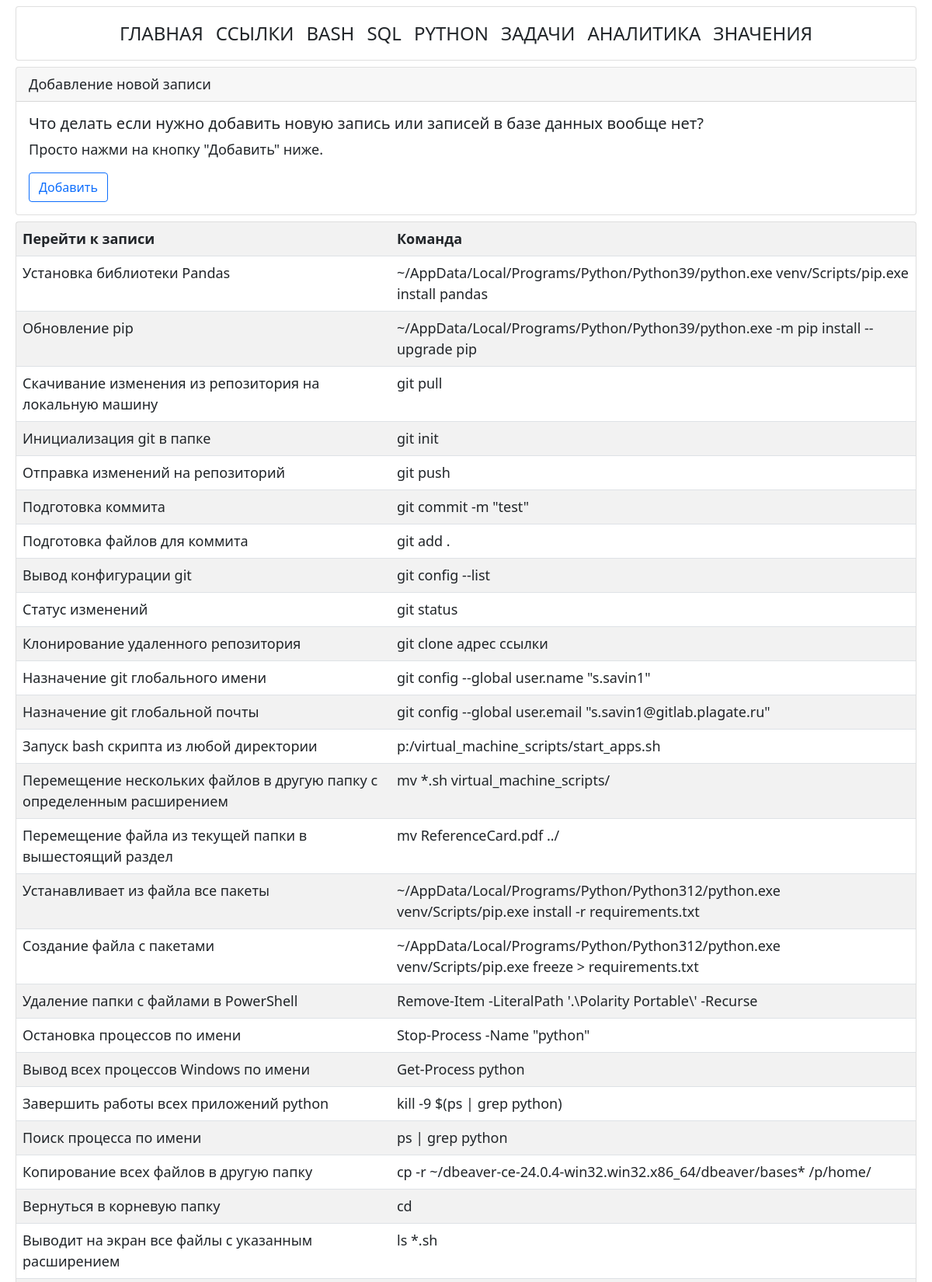
Page /bash (upper part) on the committed database.
### tables this page shows
CREATE TABLE "bash" (
    bash_id INTEGER PRIMARY KEY AUTOINCREMENT,
    bash_command TEXT NOT NULL,
    bash_name TEXT NOT NULL
  );

### app.py (the view)
@app.route("/bash")
def bash_list_commands():
    conn = connect.get_db_connection()
    bash_list = conn.execute("SELECT * FROM bash ORDER BY bash_id DESC").fetchall()
    conn.close()
    return render_template("bash/bash_list_commands.html",
                           bash_list=bash_list,
                           )

### modules/connect.py (called while the page is built)
def get_db_connection():
    db_path = os.path.join(BASE_DIR, '../database.db')
    conn = sqlite3.connect(db_path)
    conn.row_factory = sqlite3.Row
    return conn

### templates/bash/bash_list_commands.html (shortened to what this page needs)
{% extends "base.html" %}
{% block content %}
   <div class="card m-2">
      <div class="card-header">
         Добавление новой записи
      </div>
      <div class="card-body">
         <h5 class="card-title">Что делать если нужно добавить новую запись или записей в базе данных вообще нет?</h5>
         <p class="card-text">Просто нажми на кнопку "Добавить" ниже.</p>
         <a class="btn btn-outline-primary" href="{{ url_for('add_bash_command') }}">Добавить</a>
      </div>
   </div>
   <div class="card m-2">
   <table class="table table-striped">
      <tr>
         <th>Перейти к записи</th>
         <th>Команда</th>
      </tr>
      {% for bash_list in bash_list %}
      <tr>
         <td><a href="{{ url_for('get_post_bash_command', bash_id=bash_list['bash_id']) }}">{{ bash_list['bash_name']
               }}</a></td>
         <td>{{ bash_list['bash_command'] }}</td>
      </tr>
      {% endfor %}
   </table>
</div>
{% endblock %}

### static/styles.css (style rules this page uses)
body { font-size: large; font-family:system-ui, -apple-system, BlinkMacSystemFont, 'Segoe UI', Roboto, Oxygen, Ubuntu, Cantarell, 'Open Sans', 'Helvetica Neue', sans-serif; }
a { color: var(--bs-dark); text-decoration: none; }

### rows in the picture
bash: bash_name "Установка библиотеки Pandas", bash_command "~/AppData/Local/Programs/Python/Python39/python.exe venv/Scripts/pip.exe install pandas"
bash: bash_name "Обновление pip", bash_command "~/AppData/Local/Programs/Python/Python39/python.exe -m pip install --upgrade pip"
bash: bash_name "Скачивание изменения из репозитория на локальную машину", bash_command "git pull"
bash: bash_name "Инициализация git в папке", bash_command "git init"
bash: bash_name "Отправка изменений на репозиторий", bash_command "git push"
bash: bash_name "Подготовка коммита", bash_command "git commit -m \"test\""
bash: bash_name "Подготовка файлов для коммита", bash_command "git add ."
bash: bash_name "Вывод конфигурации git", bash_command "git config --list"
bash: bash_name "Статус изменений", bash_command "git status"
bash: bash_name "Клонирование удаленного репозитория", bash_command "git clone адрес ссылки"
bash: bash_name "Назначение git глобального имени", bash_command "git config --global user.name \"s.savin1\""
bash: bash_name "Назначение git глобальной почты", bash_command "git config --global user.email \"s.savin1@gitlab.plagate.ru\""
bash: bash_name "Запуск bash скрипта из любой директории", bash_command "p:/virtual_machine_scripts/start_apps.sh"
bash: bash_name "Перемещение нескольких файлов в другую папку с определенным расширением", bash_command "mv *.sh virtual_machine_scripts/"
bash: bash_name "Перемещение файла из текущей папки в вышестоящий раздел", bash_command "mv ReferenceCard.pdf ../"
bash: bash_name "Устанавливает из файла все пакеты", bash_command "~/AppData/Local/Programs/Python/Python312/python.exe venv/Scripts/pip.exe install -r requirements.txt"
bash: bash_name "Создание файла с пакетами", bash_command "~/AppData/Local/Programs/Python/Python312/python.exe venv/Scripts/pip.exe freeze > requirements.txt"
bash: bash_name "Удаление папки с файлами в PowerShell", bash_command "Remove-Item -LiteralPath '.\\Polarity Portable\\' -Recurse"
bash: bash_name "Остановка процессов по имени", bash_command "Stop-Process -Name \"python\""
bash: bash_name "Вывод всех процессов Windows по имени", bash_command "Get-Process python"
bash: bash_name "Завершить работы всех приложений python", bash_command "kill -9 $(ps | grep python)"
bash: bash_name "Поиск процесса по имени", bash_command "ps | grep python"
bash: bash_name "Копирование всех файлов в другую папку", bash_command "cp -r ~/dbeaver-ce-24.0.4-win32.win32.x86_64/dbeaver/bases* /p/home/"
bash: bash_name "Вернуться в корневую папку", bash_command "cd"
bash: bash_name "Выводит на экран все файлы с указанным расширением", bash_command "ls *.sh"
